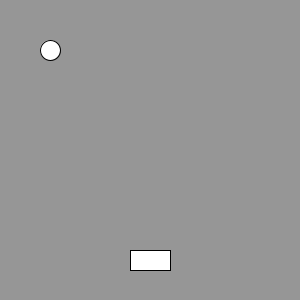
Frame 1 (no input)
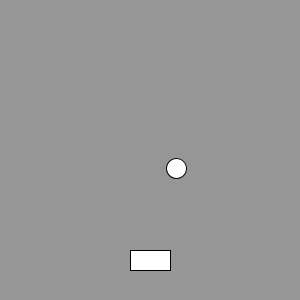
Frame 60 (the mouse pressed at the canvas centre just before this capture)
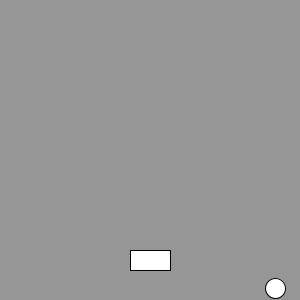
Frame 120 (the mouse held since frame 60 and released just before this capture)

The Processing sketch that drew these frames (run headless with seeded random() and noise(); from frame 60 on, the mouse is pressed at the canvas centre):

// Processing sketch: sketch_3_6_f
// ── sketch_3_6_f.pde
void setup(){
size(300,300);
}
float rx=150;
float x=50;
float y=50;
float xspeed=2.15;
float yspeed=2;
boolean gamemode=true;



void draw(){
  background(150);
  if (gamemode==true){
  ellipse(x,y,20,20);
  x+=xspeed;
  y+=yspeed;
  if (x>=290){
    xspeed=-xspeed; 
  }
   if (x<=10){
    xspeed=-xspeed; 
  }
    if (y>=290){
    yspeed=-yspeed;
    gamemode=false;
    textSize(50); 
    textAlign(CENTER);
  }
   if (y<=10){
    yspeed=-yspeed; 
  }
  rectMode(CENTER);
  rect(rx,260,40,20);
  if(keyPressed){
    if (keyCode==RIGHT){
    rx+=4;
    }
    else if (keyCode==LEFT){
    rx-=4;
    }
  }
  if (y+10==250 && x+10>=rx-10 && x+10<=rx+40){
  yspeed=-yspeed;
  }}
  else{
   text("Click",150,150);
  }
  
}

void mousePressed(){
  gamemode=true;

}
